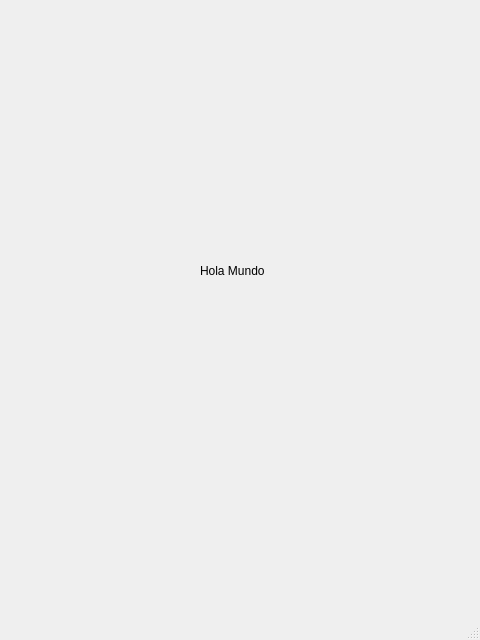
<?xml version="1.0" encoding="UTF-8"?>
<ui version="4.0">
 <class>MainWindow</class>
 <widget class="QMainWindow" name="MainWindow">
  <property name="geometry">
   <rect>
    <x>0</x>
    <y>0</y>
    <width>480</width>
    <height>640</height>
   </rect>
  </property>
  <property name="windowTitle">
   <string>MainWindow</string>
  </property>
  <widget class="QWidget" name="centralwidget">
   <widget class="QLabel" name="label">
    <property name="geometry">
     <rect>
      <x>200</x>
      <y>250</y>
      <width>101</width>
      <height>41</height>
     </rect>
    </property>
    <property name="text">
     <string>Hola Mundo</string>
    </property>
   </widget>
  </widget>
  <widget class="QStatusBar" name="statusbar"/>
 </widget>
 <resources/>
 <connections/>
</ui>
